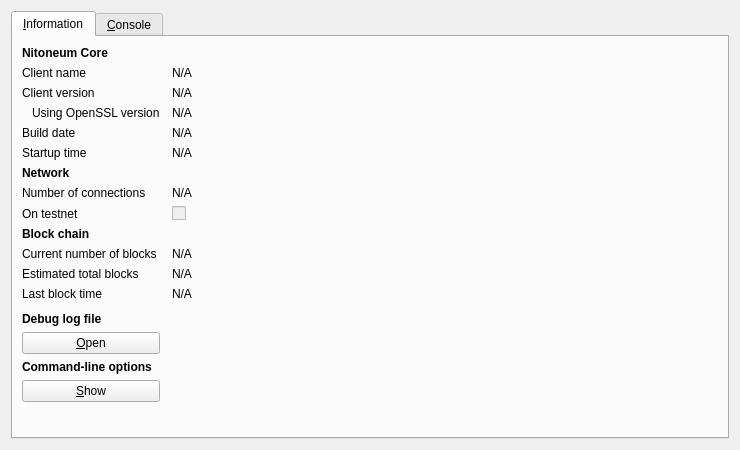
<?xml version="1.0" encoding="UTF-8"?>
<ui version="4.0">
 <class>RPCConsole</class>
 <widget class="QDialog" name="RPCConsole">
  <property name="geometry">
   <rect>
    <x>0</x>
    <y>0</y>
    <width>740</width>
    <height>450</height>
   </rect>
  </property>
  <property name="windowTitle">
   <string>Nitoneum - Debug window</string>
  </property>
  <layout class="QVBoxLayout" name="verticalLayout_2">
   <item>
    <widget class="QTabWidget" name="tabWidget">
     <property name="currentIndex">
      <number>0</number>
     </property>
     <widget class="QWidget" name="tab_info">
      <attribute name="title">
       <string>&amp;Information</string>
      </attribute>
      <layout class="QGridLayout" name="gridLayout" columnstretch="0,1">
       <property name="horizontalSpacing">
        <number>12</number>
       </property>
       <item row="0" column="0">
        <widget class="QLabel" name="label_9">
         <property name="font">
          <font>
           <weight>75</weight>
           <bold>true</bold>
          </font>
         </property>
         <property name="text">
          <string>Nitoneum Core</string>
         </property>
        </widget>
       </item>
       <item row="1" column="0">
        <widget class="QLabel" name="label_5">
         <property name="text">
          <string>Client name</string>
         </property>
        </widget>
       </item>
       <item row="1" column="1">
        <widget class="QLabel" name="clientName">
         <property name="cursor">
          <cursorShape>IBeamCursor</cursorShape>
         </property>
         <property name="text">
          <string>N/A</string>
         </property>
         <property name="textFormat">
          <enum>Qt::PlainText</enum>
         </property>
         <property name="textInteractionFlags">
          <set>Qt::LinksAccessibleByMouse|Qt::TextSelectableByKeyboard|Qt::TextSelectableByMouse</set>
         </property>
        </widget>
       </item>
       <item row="2" column="0">
        <widget class="QLabel" name="label_6">
         <property name="text">
          <string>Client version</string>
         </property>
        </widget>
       </item>
       <item row="2" column="1">
        <widget class="QLabel" name="clientVersion">
         <property name="cursor">
          <cursorShape>IBeamCursor</cursorShape>
         </property>
         <property name="text">
          <string>N/A</string>
         </property>
         <property name="textFormat">
          <enum>Qt::PlainText</enum>
         </property>
         <property name="textInteractionFlags">
          <set>Qt::LinksAccessibleByMouse|Qt::TextSelectableByKeyboard|Qt::TextSelectableByMouse</set>
         </property>
        </widget>
       </item>
       <item row="3" column="0">
        <widget class="QLabel" name="label_14">
         <property name="text">
          <string>Using OpenSSL version</string>
         </property>
         <property name="indent">
          <number>10</number>
         </property>
        </widget>
       </item>
       <item row="3" column="1">
        <widget class="QLabel" name="openSSLVersion">
         <property name="cursor">
          <cursorShape>IBeamCursor</cursorShape>
         </property>
         <property name="text">
          <string>N/A</string>
         </property>
         <property name="textFormat">
          <enum>Qt::PlainText</enum>
         </property>
         <property name="textInteractionFlags">
          <set>Qt::LinksAccessibleByMouse|Qt::TextSelectableByKeyboard|Qt::TextSelectableByMouse</set>
         </property>
        </widget>
       </item>
       <item row="4" column="0">
        <widget class="QLabel" name="label_12">
         <property name="text">
          <string>Build date</string>
         </property>
        </widget>
       </item>
       <item row="4" column="1">
        <widget class="QLabel" name="buildDate">
         <property name="cursor">
          <cursorShape>IBeamCursor</cursorShape>
         </property>
         <property name="text">
          <string>N/A</string>
         </property>
         <property name="textFormat">
          <enum>Qt::PlainText</enum>
         </property>
         <property name="textInteractionFlags">
          <set>Qt::LinksAccessibleByMouse|Qt::TextSelectableByKeyboard|Qt::TextSelectableByMouse</set>
         </property>
        </widget>
       </item>
       <item row="5" column="0">
        <widget class="QLabel" name="label_13">
         <property name="text">
          <string>Startup time</string>
         </property>
        </widget>
       </item>
       <item row="5" column="1">
        <widget class="QLabel" name="startupTime">
         <property name="cursor">
          <cursorShape>IBeamCursor</cursorShape>
         </property>
         <property name="text">
          <string>N/A</string>
         </property>
         <property name="textFormat">
          <enum>Qt::PlainText</enum>
         </property>
         <property name="textInteractionFlags">
          <set>Qt::LinksAccessibleByMouse|Qt::TextSelectableByKeyboard|Qt::TextSelectableByMouse</set>
         </property>
        </widget>
       </item>
       <item row="6" column="0">
        <widget class="QLabel" name="label_11">
         <property name="font">
          <font>
           <weight>75</weight>
           <bold>true</bold>
          </font>
         </property>
         <property name="text">
          <string>Network</string>
         </property>
        </widget>
       </item>
       <item row="7" column="0">
        <widget class="QLabel" name="label_7">
         <property name="text">
          <string>Number of connections</string>
         </property>
        </widget>
       </item>
       <item row="7" column="1">
        <widget class="QLabel" name="numberOfConnections">
         <property name="cursor">
          <cursorShape>IBeamCursor</cursorShape>
         </property>
         <property name="text">
          <string>N/A</string>
         </property>
         <property name="textFormat">
          <enum>Qt::PlainText</enum>
         </property>
         <property name="textInteractionFlags">
          <set>Qt::LinksAccessibleByMouse|Qt::TextSelectableByKeyboard|Qt::TextSelectableByMouse</set>
         </property>
        </widget>
       </item>
       <item row="8" column="0">
        <widget class="QLabel" name="label_8">
         <property name="text">
          <string>On testnet</string>
         </property>
        </widget>
       </item>
       <item row="8" column="1">
        <widget class="QCheckBox" name="isTestNet">
         <property name="enabled">
          <bool>false</bool>
         </property>
         <property name="text">
          <string/>
         </property>
        </widget>
       </item>
       <item row="9" column="0">
        <widget class="QLabel" name="label_10">
         <property name="font">
          <font>
           <weight>75</weight>
           <bold>true</bold>
          </font>
         </property>
         <property name="text">
          <string>Block chain</string>
         </property>
        </widget>
       </item>
       <item row="10" column="0">
        <widget class="QLabel" name="label_3">
         <property name="text">
          <string>Current number of blocks</string>
         </property>
        </widget>
       </item>
       <item row="10" column="1">
        <widget class="QLabel" name="numberOfBlocks">
         <property name="cursor">
          <cursorShape>IBeamCursor</cursorShape>
         </property>
         <property name="text">
          <string>N/A</string>
         </property>
         <property name="textFormat">
          <enum>Qt::PlainText</enum>
         </property>
         <property name="textInteractionFlags">
          <set>Qt::LinksAccessibleByMouse|Qt::TextSelectableByKeyboard|Qt::TextSelectableByMouse</set>
         </property>
        </widget>
       </item>
       <item row="11" column="0">
        <widget class="QLabel" name="label_4">
         <property name="text">
          <string>Estimated total blocks</string>
         </property>
        </widget>
       </item>
       <item row="11" column="1">
        <widget class="QLabel" name="totalBlocks">
         <property name="cursor">
          <cursorShape>IBeamCursor</cursorShape>
         </property>
         <property name="text">
          <string>N/A</string>
         </property>
         <property name="textFormat">
          <enum>Qt::PlainText</enum>
         </property>
         <property name="textInteractionFlags">
          <set>Qt::LinksAccessibleByMouse|Qt::TextSelectableByKeyboard|Qt::TextSelectableByMouse</set>
         </property>
        </widget>
       </item>
       <item row="12" column="0">
        <widget class="QLabel" name="label_2">
         <property name="text">
          <string>Last block time</string>
         </property>
        </widget>
       </item>
       <item row="12" column="1">
        <widget class="QLabel" name="lastBlockTime">
         <property name="cursor">
          <cursorShape>IBeamCursor</cursorShape>
         </property>
         <property name="text">
          <string>N/A</string>
         </property>
         <property name="textFormat">
          <enum>Qt::PlainText</enum>
         </property>
         <property name="textInteractionFlags">
          <set>Qt::LinksAccessibleByMouse|Qt::TextSelectableByKeyboard|Qt::TextSelectableByMouse</set>
         </property>
        </widget>
       </item>
       <item row="13" column="0">
        <spacer name="verticalSpacer_2">
         <property name="orientation">
          <enum>Qt::Vertical</enum>
         </property>
         <property name="sizeHint" stdset="0">
          <size>
           <width>20</width>
           <height>20</height>
          </size>
         </property>
        </spacer>
       </item>
       <item row="14" column="0">
        <widget class="QLabel" name="labelDebugLogfile">
         <property name="font">
          <font>
           <weight>75</weight>
           <bold>true</bold>
          </font>
         </property>
         <property name="text">
          <string>Debug log file</string>
         </property>
        </widget>
       </item>
       <item row="15" column="0">
        <widget class="QPushButton" name="openDebugLogfileButton">
         <property name="toolTip">
          <string>Open the Nitoneum debug log file from the current data directory. This can take a few seconds for large log files.</string>
         </property>
         <property name="text">
          <string>&amp;Open</string>
         </property>
         <property name="autoDefault">
          <bool>false</bool>
         </property>
        </widget>
       </item>
       <item row="16" column="0">
        <widget class="QLabel" name="labelCLOptions">
         <property name="font">
          <font>
           <weight>75</weight>
           <bold>true</bold>
          </font>
         </property>
         <property name="text">
          <string>Command-line options</string>
         </property>
        </widget>
       </item>
       <item row="17" column="0">
        <widget class="QPushButton" name="showCLOptionsButton">
         <property name="toolTip">
          <string>Show the Nitoneum-Qt help message to get a list with possible Nitoneum command-line options.</string>
         </property>
         <property name="text">
          <string>&amp;Show</string>
         </property>
         <property name="autoDefault">
          <bool>false</bool>
         </property>
        </widget>
       </item>
       <item row="18" column="0">
        <spacer name="verticalSpacer">
         <property name="orientation">
          <enum>Qt::Vertical</enum>
         </property>
         <property name="sizeHint" stdset="0">
          <size>
           <width>20</width>
           <height>40</height>
          </size>
         </property>
        </spacer>
       </item>
      </layout>
     </widget>
     <widget class="QWidget" name="tab_console">
      <attribute name="title">
       <string>&amp;Console</string>
      </attribute>
      <layout class="QVBoxLayout" name="verticalLayout_3">
       <property name="spacing">
        <number>3</number>
       </property>
       <item>
        <widget class="QTextEdit" name="messagesWidget">
         <property name="minimumSize">
          <size>
           <width>0</width>
           <height>100</height>
          </size>
         </property>
         <property name="readOnly">
          <bool>true</bool>
         </property>
         <property name="tabKeyNavigation" stdset="0">
          <bool>false</bool>
         </property>
         <property name="columnCount" stdset="0">
          <number>2</number>
         </property>
        </widget>
       </item>
       <item>
        <layout class="QHBoxLayout" name="horizontalLayout">
         <property name="spacing">
          <number>3</number>
         </property>
         <item>
          <widget class="QLabel" name="label">
           <property name="text">
            <string notr="true">&gt;</string>
           </property>
          </widget>
         </item>
         <item>
          <widget class="QLineEdit" name="lineEdit"/>
         </item>
         <item>
          <widget class="QPushButton" name="clearButton">
           <property name="maximumSize">
            <size>
             <width>24</width>
             <height>24</height>
            </size>
           </property>
           <property name="toolTip">
            <string>Clear console</string>
           </property>
           <property name="text">
            <string/>
           </property>
           <property name="icon">
            <iconset resource="../bitcoin.qrc">
             <normaloff>:/icons/remove</normaloff>:/icons/remove</iconset>
           </property>
           <property name="shortcut">
            <string notr="true">Ctrl+L</string>
           </property>
           <property name="autoDefault">
            <bool>false</bool>
           </property>
          </widget>
         </item>
        </layout>
       </item>
      </layout>
     </widget>
    </widget>
   </item>
  </layout>
 </widget>
 <resources>
  <include location="../bitcoin.qrc"/>
 </resources>
 <connections/>
</ui>
